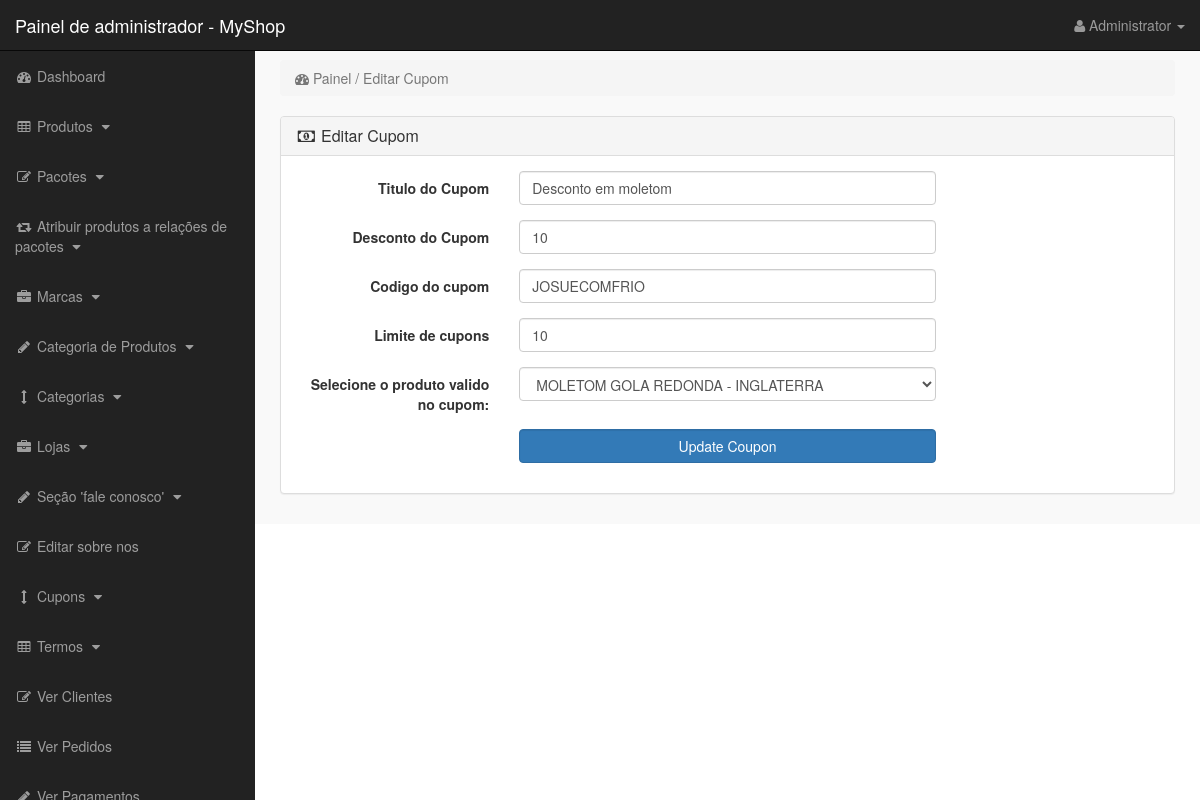
The app's page /admin_area/index.php?edit_coupon=5 (signed in) with its own data.
### tables this page shows
CREATE TABLE IF NOT EXISTS `coupons` (
  `coupon_id` int(10) NOT NULL AUTO_INCREMENT,
  `product_id` int(10) NOT NULL,
  `coupon_title` varchar(255) NOT NULL,
  `coupon_price` varchar(255) NOT NULL,
  `coupon_code` varchar(255) NOT NULL,
  `coupon_limit` int(100) NOT NULL,
  `coupon_used` int(100) NOT NULL,
  PRIMARY KEY (`coupon_id`)
);

CREATE TABLE IF NOT EXISTS `products` (
  `product_id` int(10) NOT NULL AUTO_INCREMENT,
  `p_cat_id` int(10) NOT NULL,
  `cat_id` int(10) NOT NULL,
  `manufacturer_id` int(10) NOT NULL,
  `date` timestamp NOT NULL DEFAULT current_timestamp() ON UPDATE current_timestamp(),
  `product_title` text NOT NULL,
  `product_url` text NOT NULL,
  `product_img1` text NOT NULL,
  `product_img2` text NOT NULL,
  `product_img3` text NOT NULL,
  `product_price` int(10) NOT NULL,
  `product_psp_price` int(100) NOT NULL,
  `product_desc` text NOT NULL,
  `product_features` text NOT NULL,
  `product_video` text NOT NULL,
  `product_keywords` text NOT NULL,
  `product_label` text NOT NULL,
  `status` varchar(255) NOT NULL,
  PRIMARY KEY (`product_id`)
);

### admin_area/edit_coupon.php (the view, shortened to what this page needs)
<?php
if(!isset($_SESSION['admin_email'])){
echo "<script>window.open('login.php','_self')</script>";
}
else {
?>
<?php
if(isset($_GET['edit_coupon'])){
$edit_id = $_GET['edit_coupon'];
$edit_coupon = "select * from coupons where coupon_id='$edit_id'";
$run_edit = mysqli_query($con,$edit_coupon);
$row_edit = mysqli_fetch_array($run_edit);
$c_title = $row_edit['coupon_title'];
$c_price = $row_edit['coupon_price'];
$c_code = $row_edit['coupon_code'];
$c_limit = $row_edit['coupon_limit'];
$p_id = $row_edit['product_id'];
$get_products = "select * from products where product_id='$p_id'";
$run_products = mysqli_query($con,$get_products);
$row_products = mysqli_fetch_array($run_products);
$product_id = $row_products['product_id'];
$product_title = $row_products['product_title'];
}
?>
<div class="row">
<div class="col-lg-12">
<ol class="breadcrumb">
<li class="active">
<i class="fa fa-dashboard"> </i> Painel / Editar Cupom
</li>
</ol>
</div>
</div>
<div class="row">
<div class="col-lg-12">
<div class="panel panel-default">
<div class="panel-heading">
<h3 class="panel-title">
<i class="fa fa-money fa-fw"> </i> Editar Cupom
</h3>
</div>
<div class="panel-body">
<form class="form-horizontal" method="post" action="">
<div class="form-group" >
<label class="col-md-3 control-label"> Titulo do Cupom </label>
<div class="col-md-6">
<input type="text" name="coupon_title" class="form-control" value="<?php echo $c_title; ?>" >
</div>
</div>
<div class="form-group" >
<label class="col-md-3 control-label"> Desconto do Cupom </label>
<div class="col-md-6">
<input type="text" name="coupon_price" class="form-control" value="<?php echo $c_price; ?>">
</div>
</div>
<div class="form-group" >
<label class="col-md-3 control-label"> Codigo do cupom </label>
<div class="col-md-6">
<input type="text" name="coupon_code" class="form-control" value="<?php echo $c_code; ?> ">
</div>
</div>
<div class="form-group" >
<label class="col-md-3 control-label"> Limite de cupons </label>
<div class="col-md-6">
<input type="number" name="coupon_limit" value="<?php echo $c_limit; ?>" class="form-control">
</div>
</div>
<div class="form-group" >
<label class="col-md-3 control-label"> Selecione o produto valido no cupom: </label>
<div class="col-md-6">
<select name="product_id" class="form-control">
<option value="<?php echo $product_id; ?>"> <?php echo $product_title; ?> </option>
</select>
</div>
</div>
<div class="form-group" >
<label class="col-md-3 control-label"> </label>
<div class="col-md-6">
<input type="submit" name="update" class=" btn btn-primary form-control" value=" Update Coupon ">
</div>
</div>
</form>
</div>
</div>
</div>
</div>
<?php } ?>

### admin_area/includes/sidebar.php (shortened to what this page needs)
<?php
if(!isset($_SESSION['admin_email'])){
echo "<script>window.open('login.php','_self')</script>";
}
else {
?>
<nav class="navbar navbar-inverse navbar-fixed-top" >
<div class="navbar-header" >
<a class="navbar-brand" href="index.php?dashboard" >Painel de administrador - MyShop</a>
</div>
<ul class="nav navbar-right top-nav" >
<li class="dropdown" >
<a href="#" class="dropdown-toggle" data-toggle="dropdown" >
<i class="fa fa-user" ></i>
<?php echo $admin_name; ?> <b class="caret" ></b>
</a>
</li>
</ul>
<div class="collapse navbar-collapse navbar-ex1-collapse">
<ul class="nav navbar-nav side-nav">
<li>
<a href="index.php?dashboard">
<i class="fa fa-fw fa-dashboard"></i> Dashboard
</a>
</li>
<li>
<a href="#" data-toggle="collapse" data-target="#products">
<i class="fa fa-fw fa-table"></i> Produtos
<i class="fa fa-fw fa-caret-down"></i>
</a>
</li>
<li>
<a href="#" data-toggle="collapse" data-target="#bundles">
<i class="fa fa-fw fa-edit"></i> Pacotes
<i class="fa fa-fw fa-caret-down"></i>
</a>
</li>
<li>
<a href="#" data-toggle="collapse" data-target="#relations">
<i class="fa fa-fw fa-retweet"></i> Atribuir produtos a relações de pacotes
<i class="fa fa-fw fa-caret-down"></i>
</a>
</li>
<li>
<a href="#" data-toggle="collapse" data-target="#manufacturers">
<i class="fa fa-fw fa-briefcase"></i> Marcas
<i class="fa fa-fw fa-caret-down"></i>
</a>
</li>
<li>
<a href="#" data-toggle="collapse" data-target="#p_cat">
<i class="fa fa-fw fa-pencil"></i> Categoria de Produtos
<i class="fa fa-fw fa-caret-down"></i>
</a>
</li>
<li>
<a href="#" data-toggle="collapse" data-target="#cat">
<i class="fa fa-fw fa-arrows-v"></i> Categorias
<i class="fa fa-fw fa-caret-down"></i>
</a>
</li>
<li>
<a href="#" data-toggle="collapse" data-target="#store">
<i class="fa fa-fw fa-briefcase"></i> Lojas
<i class="fa fa-fw fa-caret-down"></i>
</a>
</li>
<li>
<a href="#" data-toggle="collapse" data-target="#contact_us">
<i class="fa fa-fw fa-pencil"> </i> Seção 'fale conosco'
<i class="fa fa-fw fa-caret-down"></i>
</a>
</li>
<li>
<a href="index.php?edit_about_us">
<i class="fa fa-fw fa-edit"></i> Editar sobre nos
</a>
</li>
<li>
<a href="#" data-toggle="collapse" data-target="#coupons">
<i class="fa fa-fw fa-arrows-v"></i> Cupons
<i class="fa fa-fw fa-caret-down"></i>
</a>
</li>
<li>
<a href="#" data-toggle="collapse" data-target="#terms" >
<i class="fa fa-fw fa-table"></i> Termos
<i class="fa fa-fw fa-caret-down"></i>
</a>
</li>
<li>
<a href="index.php?view_customers">
<i class="fa fa-fw fa-edit"></i> Ver Clientes
</a>
</li>
<li>
<a href="index.php?view_orders">
<i class="fa fa-fw fa-list"></i> Ver Pedidos
</a>
</li>
<li>
<a href="index.php?view_payments">
<i class="fa fa-fw fa-pencil"></i> Ver Pagamentos
</a>
</li>
</ul>
</div>
</nav>
<?php } ?>

### admin_area/css/style.css (style rules this page uses)
body { margin-top:100px; }
@media (min-width: 768px) { body { margin-top:50px; } }
.top-nav { padding:0 15px; }
.top-nav>li { display:inline-block; float:left; }
.top-nav>li>a { padding-top:15px; padding-bottom:15px; line-height:20px; color:#999; }
@media (min-width: 768px) { .side-nav { position:fixed; top:51px; width:255px; border-radius:0; overflow-y:auto; background-color: #222; bottom:0; overflow-x:hidden; padding-bottom:40px; } }
@media (min-width: 768px) { .side-nav>li>a { width:255px; } }
.panel-body { border-radius:5px; }

### records on screen
coupons: coupon_title "Desconto em moletom", coupon_price "10", coupon_code "JOSUECOMFRIO", coupon_limit "10"
products: product_id "MOLETOM GOLA REDONDA - INGLATERRA"

### other values on screen
$admin_name "Administrator"
